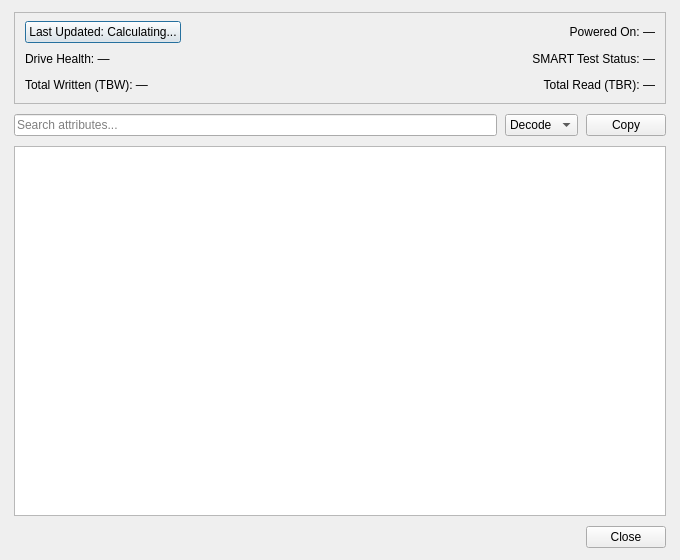
<?xml version="1.0" encoding="UTF-8"?>
<ui version="4.0">
 <class>SmartDataDialog</class>
 <widget class="QDialog" name="SmartDataDialog">
  <property name="geometry">
   <rect>
    <x>0</x>
    <y>0</y>
    <width>680</width>
    <height>560</height>
   </rect>
  </property>
  <property name="windowTitle">
   <string>SMART Data</string>
  </property>
  <layout class="QVBoxLayout" name="dialogLayout">
   <property name="spacing">
    <number>10</number>
   </property>
   <property name="leftMargin">
    <number>14</number>
   </property>
   <property name="topMargin">
    <number>12</number>
   </property>
   <property name="rightMargin">
    <number>14</number>
   </property>
   <property name="bottomMargin">
    <number>12</number>
   </property>

   <!-- Header Area -->
   <item>
    <widget class="QFrame" name="headerFrame">
     <property name="frameShape">
      <enum>QFrame::StyledPanel</enum>
     </property>
     <property name="frameShadow">
      <enum>QFrame::Plain</enum>
     </property>
     <layout class="QVBoxLayout" name="headerFrameLayout">
      <property name="spacing">
       <number>6</number>
      </property>
      <property name="leftMargin">
       <number>10</number>
      </property>
      <property name="topMargin">
       <number>8</number>
      </property>
      <property name="rightMargin">
       <number>10</number>
      </property>
      <property name="bottomMargin">
       <number>8</number>
      </property>

      <!-- Row 1: Last Updated (refresh button) + Powered On -->
      <item>
       <layout class="QHBoxLayout" name="summaryRow1">
        <item>
         <widget class="QPushButton" name="refreshButton">
          <property name="text">
           <string>Last Updated: Calculating...</string>
          </property>
          <property name="toolTip">
           <string>Click to refresh SMART data from disk</string>
          </property>
         </widget>
        </item>
        <item>
         <spacer name="spacer1">
          <property name="orientation">
           <enum>Qt::Horizontal</enum>
          </property>
          <property name="sizeHint" stdset="0">
           <size>
            <width>40</width>
            <height>20</height>
           </size>
          </property>
         </spacer>
        </item>
        <item>
         <widget class="QLabel" name="poweredOnLabel">
          <property name="text">
           <string>Powered On: —</string>
          </property>
          <property name="alignment">
           <set>Qt::AlignRight|Qt::AlignVCenter</set>
          </property>
         </widget>
        </item>
       </layout>
      </item>

      <!-- Row 2: Drive Health + SMART Test Status -->
      <item>
       <layout class="QHBoxLayout" name="summaryRow2">
        <item>
         <widget class="QLabel" name="healthLabel">
          <property name="text">
           <string>Drive Health: —</string>
          </property>
         </widget>
        </item>
        <item>
         <spacer name="spacer2">
          <property name="orientation">
           <enum>Qt::Horizontal</enum>
          </property>
          <property name="sizeHint" stdset="0">
           <size>
            <width>40</width>
            <height>20</height>
           </size>
          </property>
         </spacer>
        </item>
        <item>
         <widget class="QLabel" name="testStatusLabel">
          <property name="text">
           <string>SMART Test Status: —</string>
          </property>
          <property name="alignment">
           <set>Qt::AlignRight|Qt::AlignVCenter</set>
          </property>
         </widget>
        </item>
       </layout>
      </item>

      <!-- Row 3: Total Written (TBW) + Total Read (TBR) -->
      <item>
       <widget class="QWidget" name="tbwRowWidget" native="true">
        <layout class="QHBoxLayout" name="summaryRow3">
         <property name="leftMargin">
          <number>0</number>
         </property>
         <property name="topMargin">
          <number>0</number>
         </property>
         <property name="rightMargin">
          <number>0</number>
         </property>
         <property name="bottomMargin">
          <number>0</number>
         </property>
         <item>
          <widget class="QLabel" name="tbwLabel">
           <property name="text">
            <string>Total Written (TBW): —</string>
           </property>
          </widget>
         </item>
         <item>
          <spacer name="spacer3">
           <property name="orientation">
            <enum>Qt::Horizontal</enum>
           </property>
           <property name="sizeHint" stdset="0">
            <size>
             <width>40</width>
             <height>20</height>
            </size>
           </property>
          </spacer>
         </item>
         <item>
          <widget class="QLabel" name="tbrLabel">
           <property name="text">
            <string>Total Read (TBR): —</string>
           </property>
           <property name="alignment">
            <set>Qt::AlignRight|Qt::AlignVCenter</set>
           </property>
          </widget>
         </item>
        </layout>
       </widget>
      </item>
     </layout>
    </widget>
   </item>

   <!-- Controls Row: Search + View Mode combo + Copy Button -->
   <item>
    <layout class="QHBoxLayout" name="controlsLayout">
     <property name="spacing">
      <number>8</number>
     </property>
     <item>
      <widget class="QLineEdit" name="searchEdit">
       <property name="placeholderText">
        <string>Search attributes...</string>
       </property>
       <property name="clearButtonEnabled">
        <bool>true</bool>
       </property>
      </widget>
     </item>
     <item>
      <widget class="QComboBox" name="modeComboBox">
       <property name="toolTip">
        <string>Switch between decoded and raw attribute views</string>
       </property>
       <item>
        <property name="text">
         <string>Decode</string>
        </property>
       </item>
       <item>
        <property name="text">
         <string>Raw</string>
        </property>
       </item>
      </widget>
     </item>
     <item>
      <widget class="QPushButton" name="copyButton">
       <property name="text">
        <string>Copy</string>
       </property>
       <property name="toolTip">
        <string>Copy attribute table to clipboard</string>
       </property>
      </widget>
     </item>
    </layout>
   </item>

   <!-- Attributes Table -->
   <item>
    <widget class="QTableWidget" name="attributesTable">
     <property name="alternatingRowColors">
      <bool>true</bool>
     </property>
     <property name="selectionMode">
      <enum>QAbstractItemView::ExtendedSelection</enum>
     </property>
     <property name="selectionBehavior">
      <enum>QAbstractItemView::SelectRows</enum>
     </property>
     <property name="editTriggers">
      <enum>QAbstractItemView::NoEditTriggers</enum>
     </property>
     <property name="showGrid">
      <bool>false</bool>
     </property>
     <property name="sortingEnabled">
      <bool>false</bool>
     </property>
     <attribute name="verticalHeaderVisible">
      <bool>false</bool>
     </attribute>
    </widget>
   </item>

   <!-- Dialog Bottom Buttons -->
   <item>
    <widget class="QDialogButtonBox" name="buttonBox">
     <property name="orientation">
      <enum>Qt::Horizontal</enum>
     </property>
     <property name="standardButtons">
      <set>QDialogButtonBox::Close</set>
     </property>
    </widget>
   </item>
  </layout>
 </widget>
 <resources/>
 <connections/>
</ui>
